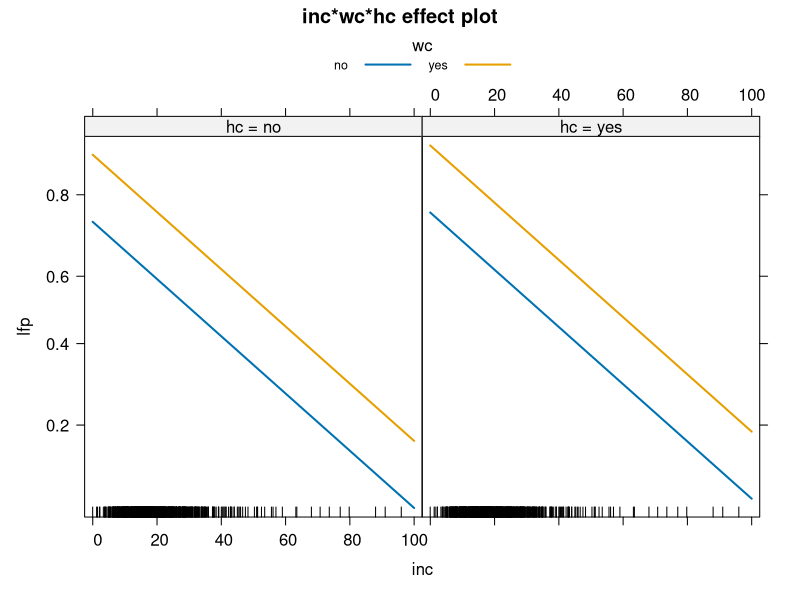
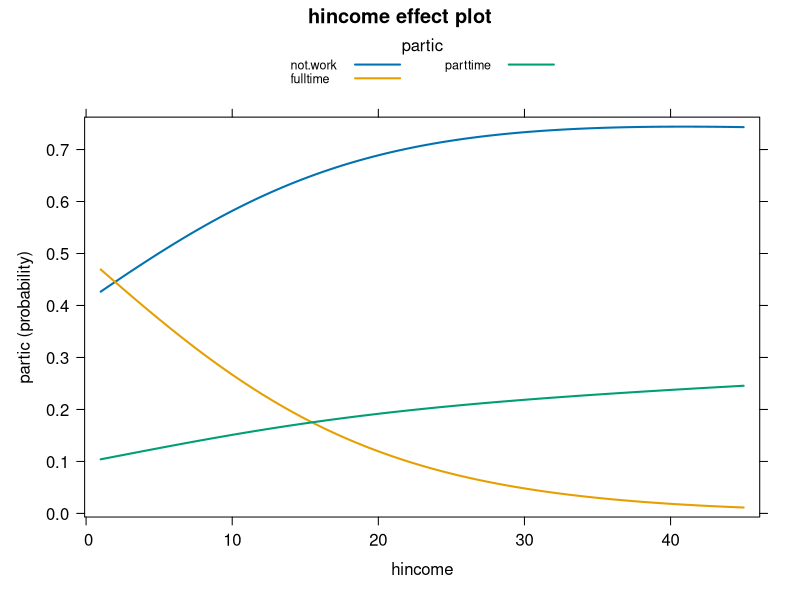
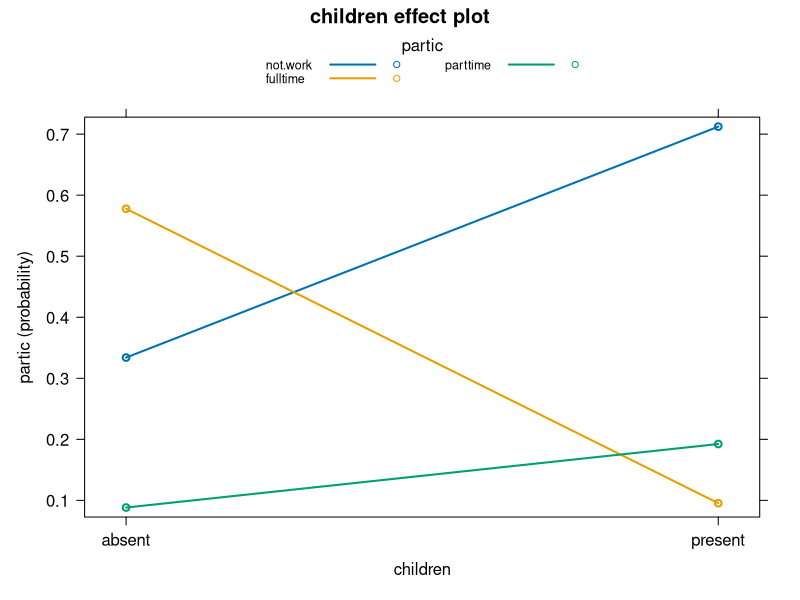
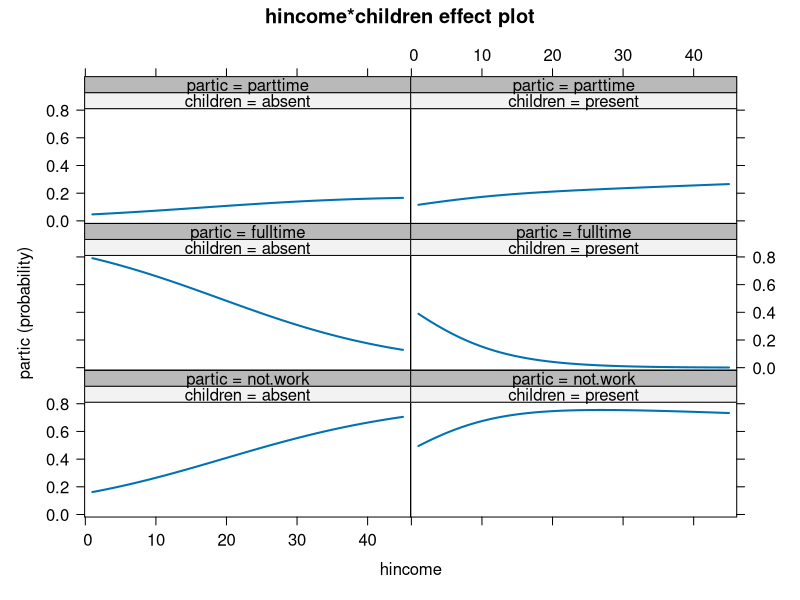
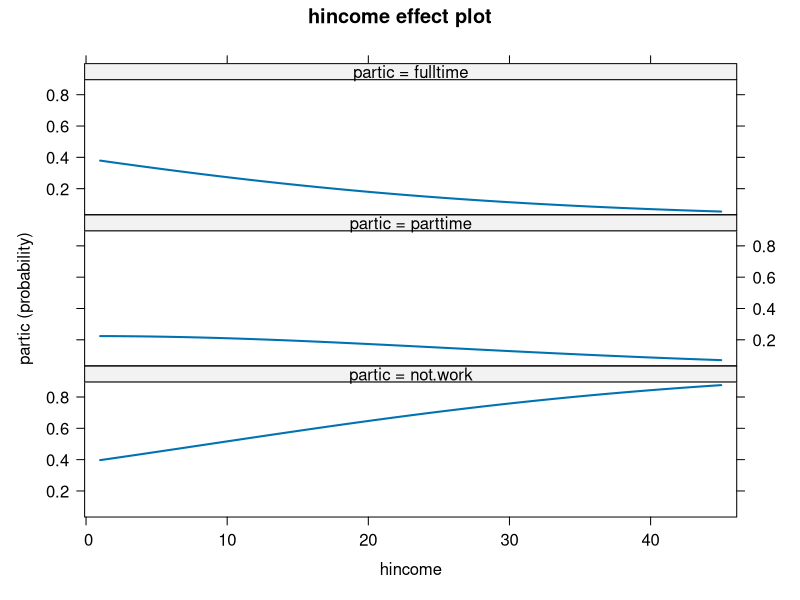
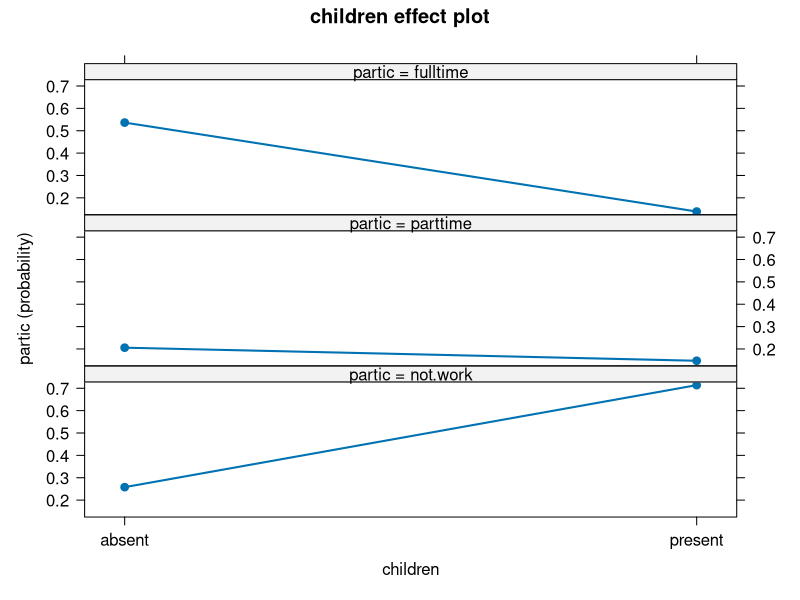
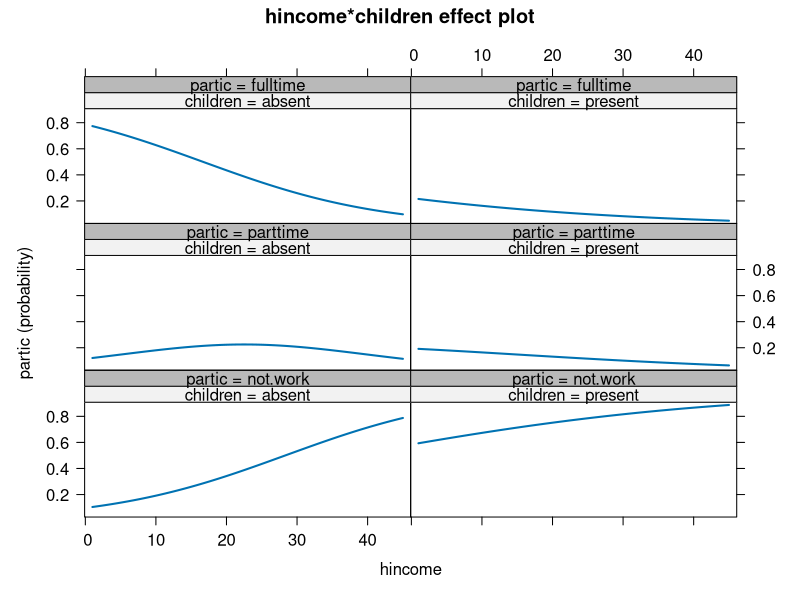
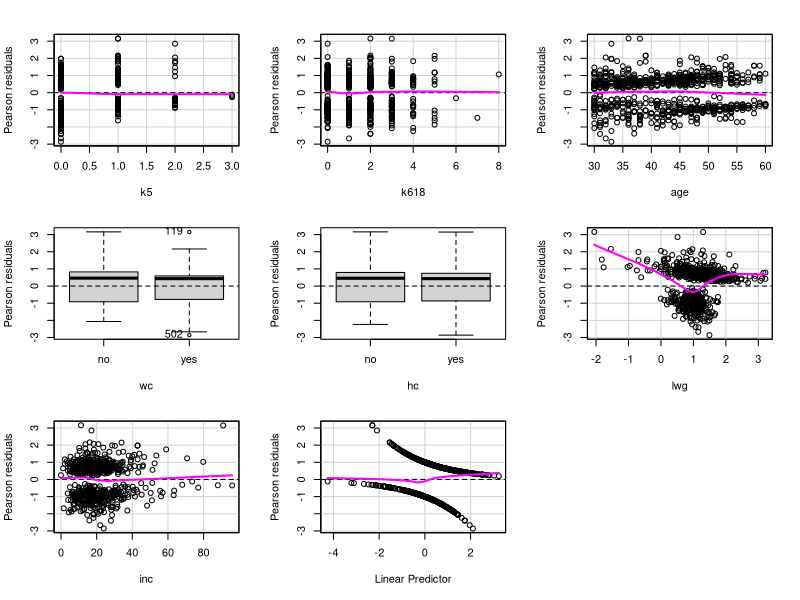

These charts were generated, in order, by the following R code:
## ---- chunk 1
library(knitr)
opts_chunk$set(comment=NA, tidy=TRUE)
library(car)
library(effects)
library(MASS)
library(arm)
## ---- chunk 2
data(Mroz)
head(Mroz)
b1 <- glm(lfp ~ k5 + k618 + age + wc + hc + lwg + inc, family=binomial(), data=Mroz)
summary(b1)
## ---- chunk 3
lfp.recode <- relevel(Mroz$lfp, 'yes')
b1a <- glm(lfp.recode ~ k5 + k618 + age + wc + hc + lwg + inc, family=binomial, data=Mroz)
summary(b1a)
## ---- chunk 4
plot(Effect(c('inc', 'wc','hc'), b1, typical=median), confint = FALSE,
     multiline = TRUE,
     axes = list(x = list(rug = TRUE)))
## ---- chunk 5
data(Womenlf)
xtabs(~ partic + region, Womenlf)

Womenlf$partic <- relevel(Womenlf$partic,  'not.work')

library(nnet)
m1 <- multinom(partic ~ hincome + children + region, data = Womenlf)

summary(m1)
Anova(m1)

m2 <- multinom(partic ~ hincome + children , data = Womenlf)

m2 <- update(m1, . ~ . - region)

summary(m2, Wald=TRUE)
anova(m2,m1)
plot(Effect('hincome', m2, 
            xlevels = list(hincome = 50)), confint = FALSE,
     lines = list(multiline = TRUE),
     axes = list(x = list(rug = FALSE)))
plot(Effect('children',  m2), confint = FALSE,
     lines = list(multiline = TRUE),
     axes = list(x = list(rug = FALSE)))
## ---- chunk 6
bin <-  glm(partic ~ hincome + children, data=Womenlf, subset= partic != 'parttime', family=binomial)
summary(bin)
## ---- chunk 7
m3 <- update(m2, . ~ . + hincome:children)
plot(Effect(c('hincome','children'), m3, xlevels = list(hincome = 50)), confint = FALSE,
     axes = list(x = list(rug = FALSE)))
Anova(m3)
## ---- chunk 8

Womenlf$partic <- ordered(Womenlf$partic,levels=c('not.work','parttime','fulltime') )

o1 <- polr(partic ~ hincome + children, data=Womenlf, Hess = TRUE)

summary(o1)
plot(Effect('hincome', o1, xlevels=list(hincome = 50)), confint = FALSE,
     axes = list(x = list(rug = FALSE)))
plot(Effect('children', o1),  confint = FALSE,
     axes = list(x = list(rug = FALSE)))
o2 <- update(o1, . ~ . + hincome:children)
plot(Effect(c('hincome','children'), o2, xlevels = list(hincome = 50)),
      confint = FALSE,
     axes = list(x = list(rug = FALSE)))

AIC(o1)
AIC(m2)
## ---- chunk 9
residualPlots(b1)

influenceIndexPlot(b1, vars=c('Cook', 'hat'), id.n = 3)

compareCoefs(b1, update(b1, subset = -c(119, 220, 416)))

Mroz[c(119,220,416), ]
## ---- chunk 10

crPlots(b1, 'lwg', pch=as.numeric(Mroz$lfp), id.n=3)

legend('bottomleft', c('Estimated lwg', 'Observed lwg'), pch=1:2, inset=0.01)
